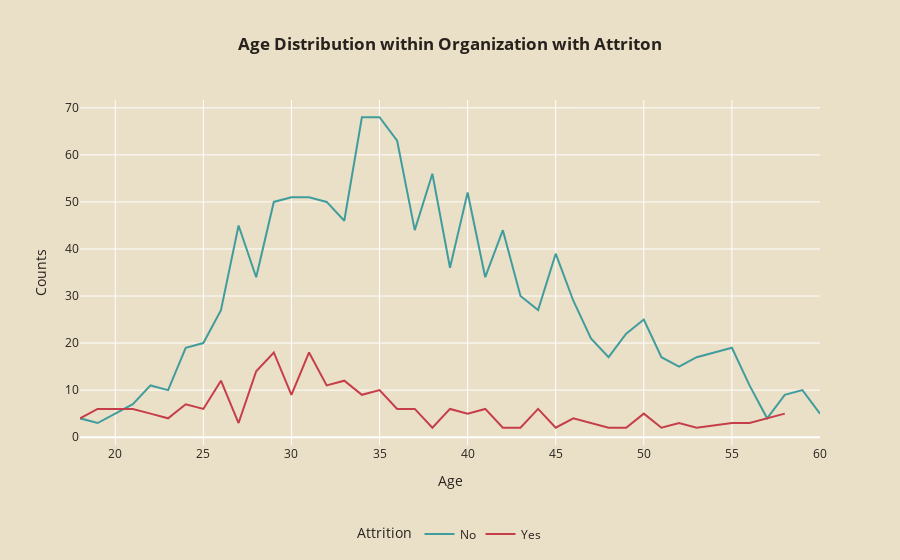

Write notebook code for a chart like this one.
### Markdown cell above
### relationship between attrition and age?

### Code cell
# Grouping by age and attrition status, counting daily rates, and resetting index

age_att = hr.groupby(['Age','Attrition']).apply(lambda x:x['DailyRate'].count()).reset_index(name='Counts')

line_chart = px.line(age_att, x='Age', y='Counts', color='Attrition',
                     title='<b>Age Distribution within Organization with Attriton</b>', height=500,
                     color_discrete_map={'Yes': '#C53E4A', 'No': '#419D9D'})  # Specify line colors here

line_chart.update_traces(texttemplate='%{text:.2f}%', 
                  textposition='top center',
                  textfont_size=14, 
                  textfont_color='black',
                  marker=dict(line=dict(color='#28221D', width=1)))

line_chart.update_layout(title_x=0.5, 
                  legend=dict(orientation='h', yanchor='bottom', y=-0.3, xanchor='center', x=0.5),
                  font_color='#28221D',
                  paper_bgcolor='#EADFC7',
                  plot_bgcolor='#EADFC7')


line_chart.show()

### Figure 1 — Plotly figure (JSON) as saved in the notebook; plotly's stock layout.template omitted (floating-point values rounded to 4 significant figures)
{"data": [{"hovertemplate": "Attrition=No<br>Age=%{x}<br>Counts=%{y}<extra></extra>", "legendgroup": "No", "line": {"color": "#419D9D", "dash": "solid"}, "marker": {"line": {"color": "#28221D", "width": 1}, "symbol": "circle"}, "mode": "lines", "name": "No", "orientation": "v", "showlegend": true, "textfont": {"color": "black", "size": 14}, "textposition": "top center", "texttemplate": "%{text:.2f}%", "type": "scatter", "x": [18, 19, 20, 21, 22, 23, 24, 25, 26, 27, 28, 29, 30, 31, 32, 33, 34, 35, 36, 37, 38, 39, 40, 41, 42, 43, 44, 45, 46, 47, 48, 49, 50, 51, 52, 53, 54, 55, 56, 57, 58, 59, 60], "xaxis": "x", "y": [4, 3, 5, 7, 11, 10, 19, 20, 27, 45, 34, 50, 51, 51, 50, 46, 68, 68, 63, 44, 56, 36, 52, 34, 44, 30, 27, 39, 29, 21, 17, 22, 25, 17, 15, 17, 18, 19, 11, 4, 9, 10, 5], "yaxis": "y"}, {"hovertemplate": "Attrition=Yes<br>Age=%{x}<br>Counts=%{y}<extra></extra>", "legendgroup": "Yes", "line": {"color": "#C53E4A", "dash": "solid"}, "marker": {"line": {"color": "#28221D", "width": 1}, "symbol": "circle"}, "mode": "lines", "name": "Yes", "orientation": "v", "showlegend": true, "textfont": {"color": "black", "size": 14}, "textposition": "top center", "texttemplate": "%{text:.2f}%", "type": "scatter", "x": [18, 19, 20, 21, 22, 23, 24, 25, 26, 27, 28, 29, 30, 31, 32, 33, 34, 35, 36, 37, 38, 39, 40, 41, 42, 43, 44, 45, 46, 47, 48, 49, 50, 51, 52, 53, 55, 56, 58], "xaxis": "x", "y": [4, 6, 6, 6, 5, 4, 7, 6, 12, 3, 14, 18, 9, 18, 11, 12, 9, 10, 6, 6, 2, 6, 5, 6, 2, 2, 6, 2, 4, 3, 2, 2, 5, 2, 3, 2, 3, 3, 5], "yaxis": "y"}], "layout": {"autosize": true, "font": {"color": "#28221D"}, "legend": {"orientation": "h", "title": {"text": "Attrition"}, "tracegroupgap": 0, "x": 0.5, "xanchor": "center", "y": -0.3, "yanchor": "bottom"}, "paper_bgcolor": "#EADFC7", "plot_bgcolor": "#EADFC7", "title": {"text": "<b>Age Distribution within Organization with Attriton</b>", "x": 0.5}, "xaxis": {"anchor": "y", "autorange": true, "domain": [0, 1], "range": [18, 60], "title": {"text": "Age"}, "type": "linear"}, "yaxis": {"anchor": "x", "autorange": true, "domain": [0, 1], "range": [-1.667, 71.67], "title": {"text": "Counts"}, "type": "linear"}}}
